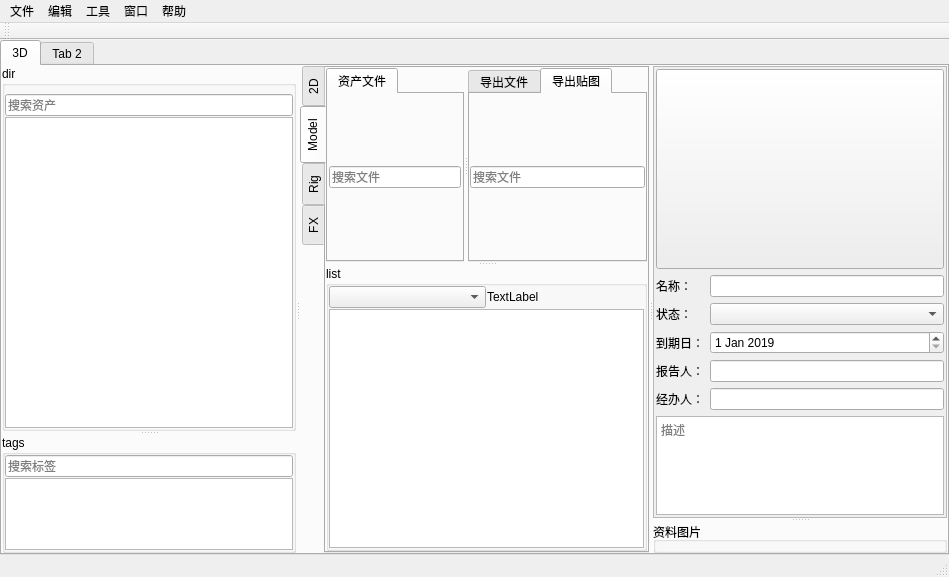
<?xml version="1.0" encoding="UTF-8"?>
<ui version="4.0">
 <class>MainWindow</class>
 <widget class="QMainWindow" name="MainWindow">
  <property name="geometry">
   <rect>
    <x>0</x>
    <y>0</y>
    <width>949</width>
    <height>577</height>
   </rect>
  </property>
  <property name="windowTitle">
   <string>AssetsManage</string>
  </property>
  <property name="windowIcon">
   <iconset>
    <normaloff>qt-logo.png</normaloff>qt-logo.png</iconset>
  </property>
  <property name="accessibleName">
   <string>AssetsManage</string>
  </property>
  <property name="accessibleDescription">
   <string>AssetsManage</string>
  </property>
  <widget class="QWidget" name="centralwidget">
   <layout class="QGridLayout" name="gridLayout_2">
    <property name="leftMargin">
     <number>0</number>
    </property>
    <property name="topMargin">
     <number>0</number>
    </property>
    <property name="rightMargin">
     <number>0</number>
    </property>
    <property name="bottomMargin">
     <number>0</number>
    </property>
    <item row="0" column="0">
     <widget class="QTabWidget" name="tabWidget">
      <property name="currentIndex">
       <number>0</number>
      </property>
      <widget class="QWidget" name="tab3d">
       <property name="accessibleName">
        <string/>
       </property>
       <attribute name="title">
        <string>3D</string>
       </attribute>
       <layout class="QHBoxLayout" name="horizontalLayout_2">
        <property name="spacing">
         <number>0</number>
        </property>
        <property name="leftMargin">
         <number>0</number>
        </property>
        <property name="topMargin">
         <number>0</number>
        </property>
        <property name="rightMargin">
         <number>0</number>
        </property>
        <property name="bottomMargin">
         <number>0</number>
        </property>
        <item>
         <widget class="QSplitter" name="splitter_4">
          <property name="orientation">
           <enum>Qt::Horizontal</enum>
          </property>
          <widget class="QSplitter" name="splitter_dir">
           <property name="sizePolicy">
            <sizepolicy hsizetype="Preferred" vsizetype="Expanding">
             <horstretch>0</horstretch>
             <verstretch>0</verstretch>
            </sizepolicy>
           </property>
           <property name="orientation">
            <enum>Qt::Vertical</enum>
           </property>
           <widget class="QGroupBox" name="groupBox_2">
            <property name="sizePolicy">
             <sizepolicy hsizetype="Preferred" vsizetype="Preferred">
              <horstretch>0</horstretch>
              <verstretch>3</verstretch>
             </sizepolicy>
            </property>
            <property name="title">
             <string>dir</string>
            </property>
            <layout class="QVBoxLayout" name="verticalLayout_6">
             <property name="spacing">
              <number>1</number>
             </property>
             <property name="leftMargin">
              <number>0</number>
             </property>
             <property name="topMargin">
              <number>8</number>
             </property>
             <property name="rightMargin">
              <number>0</number>
             </property>
             <property name="bottomMargin">
              <number>0</number>
             </property>
             <item>
              <widget class="QLineEdit" name="lineEdit">
               <property name="inputMask">
                <string/>
               </property>
               <property name="text">
                <string/>
               </property>
               <property name="placeholderText">
                <string>搜索资产</string>
               </property>
              </widget>
             </item>
             <item>
              <widget class="QTreeView" name="treeView_dir">
               <property name="sizePolicy">
                <sizepolicy hsizetype="Expanding" vsizetype="Expanding">
                 <horstretch>0</horstretch>
                 <verstretch>0</verstretch>
                </sizepolicy>
               </property>
              </widget>
             </item>
            </layout>
           </widget>
           <widget class="QGroupBox" name="groupBox_3">
            <property name="sizePolicy">
             <sizepolicy hsizetype="Preferred" vsizetype="Preferred">
              <horstretch>0</horstretch>
              <verstretch>1</verstretch>
             </sizepolicy>
            </property>
            <property name="title">
             <string>tags</string>
            </property>
            <layout class="QVBoxLayout" name="verticalLayout_7">
             <property name="spacing">
              <number>1</number>
             </property>
             <property name="leftMargin">
              <number>0</number>
             </property>
             <property name="topMargin">
              <number>0</number>
             </property>
             <property name="rightMargin">
              <number>0</number>
             </property>
             <property name="bottomMargin">
              <number>0</number>
             </property>
             <item>
              <widget class="QLineEdit" name="lineEdit_tag">
               <property name="placeholderText">
                <string>搜索标签</string>
               </property>
              </widget>
             </item>
             <item>
              <widget class="QListWidget" name="listWidget_tag">
               <property name="sizePolicy">
                <sizepolicy hsizetype="Expanding" vsizetype="Expanding">
                 <horstretch>0</horstretch>
                 <verstretch>1</verstretch>
                </sizepolicy>
               </property>
              </widget>
             </item>
            </layout>
           </widget>
          </widget>
          <widget class="QTabWidget" name="tabWidget_2">
           <property name="tabPosition">
            <enum>QTabWidget::West</enum>
           </property>
           <property name="currentIndex">
            <number>1</number>
           </property>
           <widget class="QWidget" name="tab_6">
            <attribute name="title">
             <string>2D</string>
            </attribute>
           </widget>
           <widget class="QWidget" name="tab_3">
            <attribute name="title">
             <string>Model</string>
            </attribute>
            <layout class="QVBoxLayout" name="verticalLayout_9">
             <property name="spacing">
              <number>6</number>
             </property>
             <property name="leftMargin">
              <number>0</number>
             </property>
             <property name="topMargin">
              <number>0</number>
             </property>
             <property name="rightMargin">
              <number>0</number>
             </property>
             <property name="bottomMargin">
              <number>0</number>
             </property>
             <item>
              <widget class="QSplitter" name="splitter_3">
               <property name="orientation">
                <enum>Qt::Vertical</enum>
               </property>
               <widget class="QSplitter" name="splitter_2">
                <property name="sizePolicy">
                 <sizepolicy hsizetype="Expanding" vsizetype="Preferred">
                  <horstretch>0</horstretch>
                  <verstretch>3</verstretch>
                 </sizepolicy>
                </property>
                <property name="orientation">
                 <enum>Qt::Horizontal</enum>
                </property>
                <widget class="QTabWidget" name="tabWidget_4">
                 <property name="currentIndex">
                  <number>0</number>
                 </property>
                 <widget class="QWidget" name="tab_8">
                  <attribute name="title">
                   <string>资产文件</string>
                  </attribute>
                  <layout class="QVBoxLayout" name="verticalLayout">
                   <property name="spacing">
                    <number>1</number>
                   </property>
                   <property name="leftMargin">
                    <number>1</number>
                   </property>
                   <property name="topMargin">
                    <number>1</number>
                   </property>
                   <property name="rightMargin">
                    <number>1</number>
                   </property>
                   <property name="bottomMargin">
                    <number>1</number>
                   </property>
                   <item>
                    <widget class="QLineEdit" name="lineEdit_7">
                     <property name="placeholderText">
                      <string>搜索文件</string>
                     </property>
                    </widget>
                   </item>
                   <item>
                    <layout class="QVBoxLayout" name="verticalLayout_sourcefile"/>
                   </item>
                  </layout>
                 </widget>
                </widget>
                <widget class="QTabWidget" name="tabWidget_3">
                 <property name="currentIndex">
                  <number>1</number>
                 </property>
                 <widget class="QWidget" name="tab_5">
                  <attribute name="title">
                   <string>导出文件</string>
                  </attribute>
                  <layout class="QVBoxLayout" name="verticalLayout_4">
                   <property name="spacing">
                    <number>1</number>
                   </property>
                   <property name="leftMargin">
                    <number>0</number>
                   </property>
                   <property name="topMargin">
                    <number>0</number>
                   </property>
                   <property name="rightMargin">
                    <number>0</number>
                   </property>
                   <property name="bottomMargin">
                    <number>0</number>
                   </property>
                   <item>
                    <widget class="QLineEdit" name="lineEdit_8">
                     <property name="placeholderText">
                      <string>搜索文件</string>
                     </property>
                    </widget>
                   </item>
                   <item>
                    <layout class="QVBoxLayout" name="verticalLayout_expfile"/>
                   </item>
                  </layout>
                 </widget>
                 <widget class="QWidget" name="tab">
                  <attribute name="title">
                   <string>导出贴图</string>
                  </attribute>
                  <layout class="QVBoxLayout" name="verticalLayout_8">
                   <property name="spacing">
                    <number>1</number>
                   </property>
                   <property name="leftMargin">
                    <number>0</number>
                   </property>
                   <property name="topMargin">
                    <number>0</number>
                   </property>
                   <property name="rightMargin">
                    <number>0</number>
                   </property>
                   <property name="bottomMargin">
                    <number>0</number>
                   </property>
                   <item>
                    <widget class="QLineEdit" name="lineEdit_9">
                     <property name="placeholderText">
                      <string>搜索文件</string>
                     </property>
                    </widget>
                   </item>
                   <item>
                    <layout class="QVBoxLayout" name="verticalLayout_expTex"/>
                   </item>
                  </layout>
                 </widget>
                </widget>
               </widget>
               <widget class="QGroupBox" name="groupBox">
                <property name="sizePolicy">
                 <sizepolicy hsizetype="Preferred" vsizetype="Preferred">
                  <horstretch>0</horstretch>
                  <verstretch>1</verstretch>
                 </sizepolicy>
                </property>
                <property name="title">
                 <string>list</string>
                </property>
                <layout class="QVBoxLayout" name="verticalLayout_3">
                 <property name="spacing">
                  <number>1</number>
                 </property>
                 <property name="leftMargin">
                  <number>0</number>
                 </property>
                 <property name="topMargin">
                  <number>0</number>
                 </property>
                 <property name="rightMargin">
                  <number>0</number>
                 </property>
                 <property name="bottomMargin">
                  <number>0</number>
                 </property>
                 <item>
                  <layout class="QHBoxLayout" name="horizontalLayout">
                   <item>
                    <widget class="QComboBox" name="comboBox_list"/>
                   </item>
                   <item>
                    <widget class="QLabel" name="label_list">
                     <property name="text">
                      <string>TextLabel</string>
                     </property>
                    </widget>
                   </item>
                  </layout>
                 </item>
                 <item>
                  <widget class="QListWidget" name="listWidget_List">
                   <property name="mouseTracking">
                    <bool>false</bool>
                   </property>
                   <property name="frameShape">
                    <enum>QFrame::StyledPanel</enum>
                   </property>
                   <property name="autoScroll">
                    <bool>true</bool>
                   </property>
                   <property name="dragEnabled">
                    <bool>false</bool>
                   </property>
                   <property name="wordWrap">
                    <bool>false</bool>
                   </property>
                   <property name="selectionRectVisible">
                    <bool>false</bool>
                   </property>
                   <property name="sortingEnabled">
                    <bool>false</bool>
                   </property>
                  </widget>
                 </item>
                </layout>
               </widget>
              </widget>
             </item>
            </layout>
           </widget>
           <widget class="QWidget" name="tab_4">
            <attribute name="title">
             <string>Rig</string>
            </attribute>
            <layout class="QHBoxLayout" name="horizontalLayout_4">
             <item>
              <widget class="QSplitter" name="splitter_5">
               <property name="orientation">
                <enum>Qt::Vertical</enum>
               </property>
               <widget class="QSplitter" name="splitter_6">
                <property name="sizePolicy">
                 <sizepolicy hsizetype="Expanding" vsizetype="Preferred">
                  <horstretch>0</horstretch>
                  <verstretch>3</verstretch>
                 </sizepolicy>
                </property>
                <property name="orientation">
                 <enum>Qt::Horizontal</enum>
                </property>
                <widget class="QTabWidget" name="tabWidget_5">
                 <property name="currentIndex">
                  <number>0</number>
                 </property>
                 <widget class="QWidget" name="tab_9">
                  <attribute name="title">
                   <string>资产文件</string>
                  </attribute>
                  <layout class="QVBoxLayout" name="verticalLayout_2">
                   <property name="spacing">
                    <number>1</number>
                   </property>
                   <property name="leftMargin">
                    <number>1</number>
                   </property>
                   <property name="topMargin">
                    <number>1</number>
                   </property>
                   <property name="rightMargin">
                    <number>1</number>
                   </property>
                   <property name="bottomMargin">
                    <number>1</number>
                   </property>
                   <item>
                    <widget class="QLineEdit" name="lineEdit_10">
                     <property name="placeholderText">
                      <string>搜索文件</string>
                     </property>
                    </widget>
                   </item>
                   <item>
                    <layout class="QVBoxLayout" name="verticalLayout_rigfile"/>
                   </item>
                  </layout>
                 </widget>
                </widget>
                <widget class="QTabWidget" name="tabWidget_6">
                 <property name="currentIndex">
                  <number>0</number>
                 </property>
                 <widget class="QWidget" name="tab_10">
                  <attribute name="title">
                   <string>导出文件</string>
                  </attribute>
                  <layout class="QVBoxLayout" name="verticalLayout_10">
                   <property name="spacing">
                    <number>1</number>
                   </property>
                   <property name="leftMargin">
                    <number>0</number>
                   </property>
                   <property name="topMargin">
                    <number>0</number>
                   </property>
                   <property name="rightMargin">
                    <number>0</number>
                   </property>
                   <property name="bottomMargin">
                    <number>0</number>
                   </property>
                   <item>
                    <widget class="QLineEdit" name="lineEdit_11">
                     <property name="placeholderText">
                      <string>搜索文件</string>
                     </property>
                    </widget>
                   </item>
                   <item>
                    <layout class="QVBoxLayout" name="verticalLayout_expfile_rig"/>
                   </item>
                  </layout>
                 </widget>
                </widget>
               </widget>
               <widget class="QGroupBox" name="groupBox_5">
                <property name="sizePolicy">
                 <sizepolicy hsizetype="Preferred" vsizetype="Preferred">
                  <horstretch>0</horstretch>
                  <verstretch>1</verstretch>
                 </sizepolicy>
                </property>
                <property name="title">
                 <string>list</string>
                </property>
                <layout class="QVBoxLayout" name="verticalLayout_12">
                 <property name="spacing">
                  <number>1</number>
                 </property>
                 <property name="leftMargin">
                  <number>0</number>
                 </property>
                 <property name="topMargin">
                  <number>0</number>
                 </property>
                 <property name="rightMargin">
                  <number>0</number>
                 </property>
                 <property name="bottomMargin">
                  <number>0</number>
                 </property>
                 <item>
                  <layout class="QHBoxLayout" name="horizontalLayout_3">
                   <item>
                    <widget class="QComboBox" name="comboBox_list_2"/>
                   </item>
                   <item>
                    <widget class="QLabel" name="label_list_2">
                     <property name="text">
                      <string>TextLabel</string>
                     </property>
                    </widget>
                   </item>
                  </layout>
                 </item>
                 <item>
                  <widget class="QListWidget" name="listWidget_List_2">
                   <property name="mouseTracking">
                    <bool>false</bool>
                   </property>
                   <property name="frameShape">
                    <enum>QFrame::StyledPanel</enum>
                   </property>
                   <property name="autoScroll">
                    <bool>true</bool>
                   </property>
                   <property name="dragEnabled">
                    <bool>false</bool>
                   </property>
                   <property name="wordWrap">
                    <bool>false</bool>
                   </property>
                   <property name="selectionRectVisible">
                    <bool>false</bool>
                   </property>
                   <property name="sortingEnabled">
                    <bool>false</bool>
                   </property>
                  </widget>
                 </item>
                </layout>
               </widget>
              </widget>
             </item>
            </layout>
           </widget>
           <widget class="QWidget" name="tab_7">
            <attribute name="title">
             <string>FX</string>
            </attribute>
           </widget>
          </widget>
          <widget class="QSplitter" name="splitter">
           <property name="orientation">
            <enum>Qt::Vertical</enum>
           </property>
           <widget class="QScrollArea" name="scrollArea">
            <property name="minimumSize">
             <size>
              <width>200</width>
              <height>0</height>
             </size>
            </property>
            <property name="widgetResizable">
             <bool>true</bool>
            </property>
            <widget class="QWidget" name="scrollAreaWidgetContents">
             <property name="geometry">
              <rect>
               <x>0</x>
               <y>0</y>
               <width>288</width>
               <height>462</height>
              </rect>
             </property>
             <property name="layoutDirection">
              <enum>Qt::LeftToRight</enum>
             </property>
             <layout class="QVBoxLayout" name="verticalLayout_5">
              <property name="leftMargin">
               <number>2</number>
              </property>
              <property name="topMargin">
               <number>2</number>
              </property>
              <property name="rightMargin">
               <number>2</number>
              </property>
              <property name="bottomMargin">
               <number>2</number>
              </property>
              <item>
               <widget class="QPushButton" name="bt_img">
                <property name="enabled">
                 <bool>true</bool>
                </property>
                <property name="sizePolicy">
                 <sizepolicy hsizetype="Minimum" vsizetype="Fixed">
                  <horstretch>0</horstretch>
                  <verstretch>0</verstretch>
                 </sizepolicy>
                </property>
                <property name="minimumSize">
                 <size>
                  <width>0</width>
                  <height>200</height>
                 </size>
                </property>
                <property name="maximumSize">
                 <size>
                  <width>16777215</width>
                  <height>16777215</height>
                 </size>
                </property>
                <property name="text">
                 <string/>
                </property>
               </widget>
              </item>
              <item>
               <layout class="QFormLayout" name="formLayout">
                <item row="0" column="0">
                 <widget class="QLabel" name="label_2">
                  <property name="text">
                   <string>名称：</string>
                  </property>
                 </widget>
                </item>
                <item row="1" column="0">
                 <widget class="QLabel" name="label">
                  <property name="text">
                   <string>状态：</string>
                  </property>
                 </widget>
                </item>
                <item row="2" column="0">
                 <widget class="QLabel" name="label_3">
                  <property name="text">
                   <string>到期日：</string>
                  </property>
                 </widget>
                </item>
                <item row="3" column="0">
                 <widget class="QLabel" name="label_4">
                  <property name="text">
                   <string>报告人：</string>
                  </property>
                 </widget>
                </item>
                <item row="0" column="1">
                 <widget class="QLineEdit" name="lineEdit_name"/>
                </item>
                <item row="3" column="1">
                 <widget class="QLineEdit" name="lineEdit_reporter"/>
                </item>
                <item row="2" column="1">
                 <widget class="QDateEdit" name="dateEdit_duedate">
                  <property name="dateTime">
                   <datetime>
                    <hour>0</hour>
                    <minute>0</minute>
                    <second>0</second>
                    <year>2019</year>
                    <month>1</month>
                    <day>1</day>
                   </datetime>
                  </property>
                  <property name="minimumDate">
                   <date>
                    <year>2000</year>
                    <month>1</month>
                    <day>1</day>
                   </date>
                  </property>
                 </widget>
                </item>
                <item row="4" column="0">
                 <widget class="QLabel" name="label_5">
                  <property name="text">
                   <string>经办人：</string>
                  </property>
                 </widget>
                </item>
                <item row="4" column="1">
                 <widget class="QLineEdit" name="lineEdit_operator"/>
                </item>
                <item row="1" column="1">
                 <widget class="QComboBox" name="comboBox_state"/>
                </item>
               </layout>
              </item>
              <item>
               <widget class="QTextEdit" name="textEdit_describe">
                <property name="minimumSize">
                 <size>
                  <width>0</width>
                  <height>40</height>
                 </size>
                </property>
                <property name="placeholderText">
                 <string>描述</string>
                </property>
               </widget>
              </item>
              <item>
               <spacer name="verticalSpacer">
                <property name="orientation">
                 <enum>Qt::Vertical</enum>
                </property>
                <property name="sizeHint" stdset="0">
                 <size>
                  <width>20</width>
                  <height>0</height>
                 </size>
                </property>
               </spacer>
              </item>
              <item>
               <spacer name="verticalSpacer_3">
                <property name="orientation">
                 <enum>Qt::Vertical</enum>
                </property>
                <property name="sizeHint" stdset="0">
                 <size>
                  <width>20</width>
                  <height>0</height>
                 </size>
                </property>
               </spacer>
              </item>
             </layout>
            </widget>
           </widget>
           <widget class="QGroupBox" name="groupBox_4">
            <property name="title">
             <string>资料图片</string>
            </property>
            <layout class="QGridLayout" name="gridLayout">
             <property name="leftMargin">
              <number>0</number>
             </property>
             <property name="topMargin">
              <number>0</number>
             </property>
             <property name="rightMargin">
              <number>0</number>
             </property>
             <property name="bottomMargin">
              <number>0</number>
             </property>
             <property name="spacing">
              <number>0</number>
             </property>
             <item row="0" column="0">
              <layout class="QVBoxLayout" name="verticalLayout_img"/>
             </item>
            </layout>
           </widget>
          </widget>
         </widget>
        </item>
       </layout>
      </widget>
      <widget class="QWidget" name="tab_2">
       <attribute name="title">
        <string>Tab 2</string>
       </attribute>
      </widget>
     </widget>
    </item>
   </layout>
  </widget>
  <widget class="QMenuBar" name="menubar">
   <property name="geometry">
    <rect>
     <x>0</x>
     <y>0</y>
     <width>949</width>
     <height>23</height>
    </rect>
   </property>
   <widget class="QMenu" name="menu">
    <property name="title">
     <string>文件</string>
    </property>
    <widget class="QMenu" name="menu_openProject">
     <property name="title">
      <string>打开项目</string>
     </property>
     <addaction name="action1"/>
    </widget>
    <addaction name="actionSetProjectPath"/>
    <addaction name="separator"/>
    <addaction name="menu_openProject"/>
    <addaction name="actionNewProject"/>
    <addaction name="separator"/>
    <addaction name="actionUpdataTree"/>
   </widget>
   <widget class="QMenu" name="menu_2">
    <property name="title">
     <string>编辑</string>
    </property>
    <widget class="QMenu" name="menu_6">
     <property name="title">
      <string>数据库管理</string>
     </property>
     <addaction name="action_clearDB"/>
     <addaction name="action_3"/>
    </widget>
    <addaction name="actionCreateList"/>
    <addaction name="actionManageList"/>
    <addaction name="menu_6"/>
   </widget>
   <widget class="QMenu" name="menu_3">
    <property name="title">
     <string>工具</string>
    </property>
   </widget>
   <widget class="QMenu" name="menu_4">
    <property name="title">
     <string>窗口</string>
    </property>
   </widget>
   <widget class="QMenu" name="menu_5">
    <property name="title">
     <string>帮助</string>
    </property>
   </widget>
   <addaction name="menu"/>
   <addaction name="menu_2"/>
   <addaction name="menu_3"/>
   <addaction name="menu_4"/>
   <addaction name="menu_5"/>
  </widget>
  <widget class="QStatusBar" name="statusbar"/>
  <widget class="QToolBar" name="toolBar">
   <property name="windowTitle">
    <string>toolBar</string>
   </property>
   <attribute name="toolBarArea">
    <enum>TopToolBarArea</enum>
   </attribute>
   <attribute name="toolBarBreak">
    <bool>false</bool>
   </attribute>
  </widget>
  <action name="actionSetProjectPath">
   <property name="text">
    <string>设置项目路径</string>
   </property>
  </action>
  <action name="actionCreateList">
   <property name="text">
    <string>创建清单</string>
   </property>
  </action>
  <action name="actionManageList">
   <property name="text">
    <string>管理清单</string>
   </property>
  </action>
  <action name="actionNewProject">
   <property name="text">
    <string>打开新项目</string>
   </property>
  </action>
  <action name="actionUpdataTree">
   <property name="text">
    <string>刷新文件夹树</string>
   </property>
  </action>
  <action name="action1">
   <property name="text">
    <string>1</string>
   </property>
  </action>
  <action name="action_clearDB">
   <property name="text">
    <string>清空数据库</string>
   </property>
  </action>
  <action name="action_3">
   <property name="text">
    <string>清理不存在项</string>
   </property>
  </action>
 </widget>
 <resources/>
 <connections/>
</ui>
